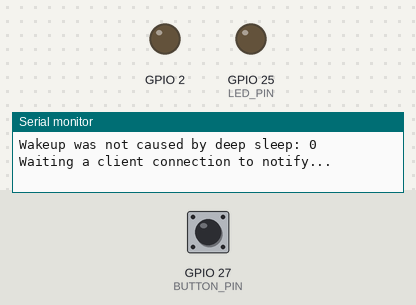
Bench run of a sketch on a simulated ESP32. On the bench: output pins drawn as LEDs (lit = HIGH), the last lines printed to the serial monitor. Inputs (shaded band) come from the test bench; at power-on: GPIO 27 (BUTTON_PIN) HIGH. Nothing arrives over Bluetooth unless stated; a phone connects over Bluetooth LE 3 s after start.

Above: at 1.2 s.
1.3 s: GPIO 27 (BUTTON_PIN) pulled LOW for 3.2 s
At 4.2 s:
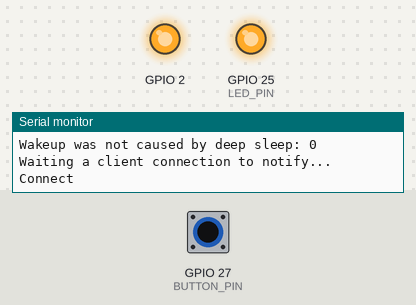
At 5.3 s:
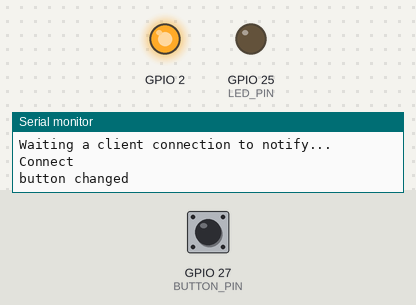
Timing chart, 0 to 6.8 s (numbered marks = the images above; inputs shaded):
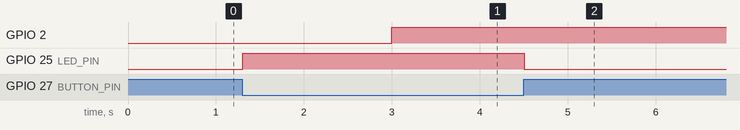

The sketch:

esp32_ble_button.ino
```cpp
#include <BLEDevice.h>
#include <BLEServer.h>
#include <BLEUtils.h>
#include <BLE2902.h>


#define LED_PIN 25
#define BUTTON_PIN 27
#define SLEEP_AFTER 60 // s
#define MIN_LOOP_TIME 5 //ms


BLEServer* pServer = NULL;
BLECharacteristic* pCharacteristic = NULL;
bool deviceConnected = false;
bool oldDeviceConnected = false;
uint8_t value = 0;
uint8_t oldValue = 0;
uint32_t sleep_timer = 0;

// See the following for generating UUIDs:
// https://www.uuidgenerator.net/

#define SERVICE_UUID        "6490cc9f-e782-4bf9-a90f-b5e9af5f005c"
#define CHARACTERISTIC_UUID "7a67ab6c-e057-4462-8b40-feb463be3cdf"


class MyServerCallbacks: public BLEServerCallbacks {
    void onConnect(BLEServer* pServer) {
      deviceConnected = true;
      digitalWrite(2, HIGH);
      Serial.println("Connect");
    };

    void onDisconnect(BLEServer* pServer) {
      deviceConnected = false;
      digitalWrite(2, LOW);
      pServer->startAdvertising();
      Serial.println("Disconnect");
    }
};


void setup() {
  Serial.begin(115200);
  print_wakeup_reason();

  pinMode(LED_PIN, OUTPUT);
  pinMode(2, OUTPUT);
  pinMode(BUTTON_PIN, INPUT_PULLUP);

  BLEDevice::init("ESP32BUTTON");
  pServer = BLEDevice::createServer();
  pServer->setCallbacks(new MyServerCallbacks());
  BLEService *pService = pServer->createService(SERVICE_UUID);
  pCharacteristic = pService->createCharacteristic(
                      CHARACTERISTIC_UUID,
                      BLECharacteristic::PROPERTY_READ   |
                      BLECharacteristic::PROPERTY_WRITE  |
                      BLECharacteristic::PROPERTY_NOTIFY |
                      BLECharacteristic::PROPERTY_INDICATE
                    );
  pCharacteristic->addDescriptor(new BLE2902());
  pService->start();
  BLEAdvertising *pAdvertising = BLEDevice::getAdvertising();
  pAdvertising->addServiceUUID(SERVICE_UUID);
  pAdvertising->setScanResponse(true);
  pAdvertising->setMinPreferred(0x0);  // set value to 0x00 to not advertise this parameter
  BLEDevice::startAdvertising();
  pCharacteristic->setValue((uint8_t*)&value, 1);
  Serial.println("Waiting a client connection to notify...");
}

void loop() {
    value = !digitalRead(BUTTON_PIN);
    digitalWrite(LED_PIN, value);

    if (value == 0) {
        sleep_timer ++;
    } else {
        sleep_timer = 0;
    }

    if (deviceConnected) {
        digitalWrite(LED_PIN, value);
        if (value != oldValue) {
            Serial.println("button changed");
            pCharacteristic->setValue((uint8_t*)&value, 1);
            pCharacteristic->notify();
        }

        if (sleep_timer >= SLEEP_AFTER*3*1000/MIN_LOOP_TIME) {
          sleep();
        }
    } else {
        if (sleep_timer >= SLEEP_AFTER*1000/MIN_LOOP_TIME) {
            sleep();
        }
    }

    if (deviceConnected != oldDeviceConnected) {
        oldDeviceConnected = deviceConnected;
    }

    oldValue = value;
    delay(MIN_LOOP_TIME);
}

void sleep() {
  Serial.println("DEEP SLEEP!");
  esp_sleep_enable_ext0_wakeup(GPIO_NUM_27, 0);
  esp_deep_sleep_start();
}

void print_wakeup_reason(){
  esp_sleep_wakeup_cause_t wakeup_reason;

  wakeup_reason = esp_sleep_get_wakeup_cause();

  switch(wakeup_reason){
    case ESP_SLEEP_WAKEUP_EXT0 : Serial.println("Wakeup caused by external signal using RTC_IO"); break;
    case ESP_SLEEP_WAKEUP_EXT1 : Serial.println("Wakeup caused by external signal using RTC_CNTL"); break;
    case ESP_SLEEP_WAKEUP_TIMER : Serial.println("Wakeup caused by timer"); break;
    case ESP_SLEEP_WAKEUP_TOUCHPAD : Serial.println("Wakeup caused by touchpad"); break;
    case ESP_SLEEP_WAKEUP_ULP : Serial.println("Wakeup caused by ULP program"); break;
    default : Serial.printf("Wakeup was not caused by deep sleep: %d\n",wakeup_reason); break;
  }
}
```

Measured:
- after the input at 1.3 s, GPIO 25 (LED_PIN): LOW → HIGH at once, → LOW 3.2 s later
